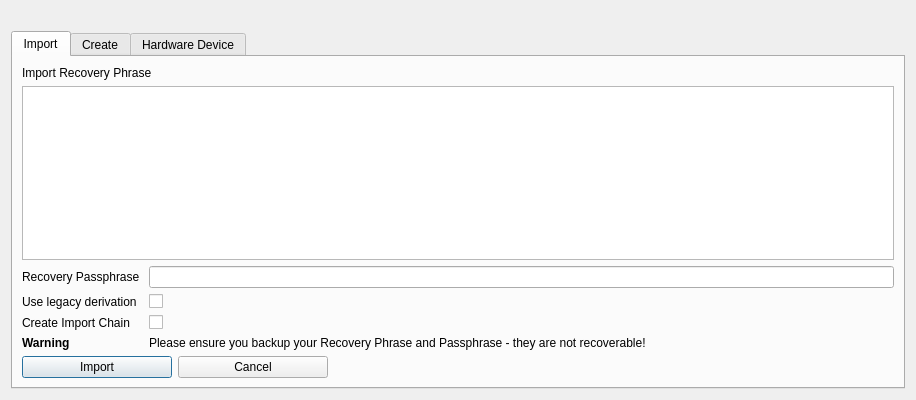
<?xml version="1.0" encoding="UTF-8"?>
<ui version="4.0">
 <class>MnemonicDialog</class>
 <widget class="QDialog" name="MnemonicDialog">
  <property name="geometry">
   <rect>
    <x>0</x>
    <y>0</y>
    <width>916</width>
    <height>400</height>
   </rect>
  </property>
  <property name="windowTitle">
   <string>HD Wallet Setup</string>
  </property>
  <layout class="QGridLayout" name="gridLayout">
   <item row="1" column="0">
    <widget class="QTabWidget" name="tabWidget">
     <property name="currentIndex">
      <number>0</number>
     </property>
     <widget class="QWidget" name="tabImport">
      <attribute name="title">
       <string>Import</string>
      </attribute>
      <layout class="QGridLayout" name="gridLayout_2">
       <item row="0" column="0">
        <widget class="QLabel" name="mnemonicLabel">
         <property name="text">
          <string>Import Recovery Phrase</string>
         </property>
        </widget>
       </item>
       <item row="1" column="0">
        <widget class="QTextEdit" name="tbxMnemonic">
         <property name="toolTip">
          <string>Enter your BIP39 compliant Recovery Phrase/Mnemonic - Typing your own words will probably not work how you expect, since the words require a particular structure (the last word is a checksum).</string>
         </property>
         <property name="lineWrapMode">
          <enum>QTextEdit::WidgetWidth</enum>
         </property>
        </widget>
       </item>
       <item row="2" column="0">
        <layout class="QFormLayout" name="mnemonicLayout">
         <item row="0" column="0">
          <widget class="QLabel" name="passwordLabel">
           <property name="text">
            <string>Recovery Passphrase </string>
           </property>
          </widget>
         </item>
         <item row="0" column="1">
          <widget class="QLineEdit" name="edtPassword">
           <property name="toolTip">
            <string>Enter a passphrase to protect your Recovery Phrase (optional)</string>
           </property>
          </widget>
         </item>
         <item row="1" column="0">
          <widget class="QLabel" name="useLegacyDerivationLabel">
           <property name="toolTip">
            <string/>
           </property>
           <property name="text">
            <string>Use legacy derivation</string>
           </property>
          </widget>
         </item>
         <item row="1" column="1">
          <widget class="QCheckBox" name="useLegacyDerivationCheckBox">
           <property name="toolTip">
            <string>Only needed if importing a wallet/mnemonic made before July 1st ,2020</string>
           </property>
           <property name="checked">
            <bool>false</bool>
           </property>
          </widget>
         </item>
         <item row="2" column="0">
          <widget class="QLabel" name="importChainLabel">
           <property name="text">
            <string>Create Import Chain</string>
           </property>
          </widget>
         </item>
         <item row="2" column="1">
          <widget class="QCheckBox" name="chkImportChain">
           <property name="toolTip">
            <string>Only needed if you're importing from the previous chain</string>
           </property>
           <property name="checked">
            <bool>false</bool>
           </property>
          </widget>
         </item>
         <item row="3" column="0">
          <widget class="QLabel" name="label_3">
           <property name="font">
            <font>
             <weight>75</weight>
             <bold>true</bold>
            </font>
           </property>
           <property name="text">
            <string>Warning</string>
           </property>
          </widget>
         </item>
         <item row="3" column="1">
          <widget class="QLabel" name="label_2">
           <property name="text">
            <string>Please ensure you backup your Recovery Phrase and Passphrase - they are not recoverable!</string>
           </property>
          </widget>
         </item>
        </layout>
       </item>
       <item row="3" column="0">
        <layout class="QHBoxLayout" name="horizontalLayout_2">
         <item>
          <widget class="QPushButton" name="btnImport">
           <property name="minimumSize">
            <size>
             <width>150</width>
             <height>0</height>
            </size>
           </property>
           <property name="maximumSize">
            <size>
             <width>150</width>
             <height>16777215</height>
            </size>
           </property>
           <property name="text">
            <string>Import</string>
           </property>
          </widget>
         </item>
         <item>
          <widget class="QPushButton" name="btnCancel">
           <property name="minimumSize">
            <size>
             <width>150</width>
             <height>0</height>
            </size>
           </property>
           <property name="maximumSize">
            <size>
             <width>150</width>
             <height>16777215</height>
            </size>
           </property>
           <property name="text">
            <string>Cancel</string>
           </property>
          </widget>
         </item>
         <item>
          <spacer name="horizontalSpacer">
           <property name="orientation">
            <enum>Qt::Horizontal</enum>
           </property>
           <property name="sizeHint" stdset="0">
            <size>
             <width>40</width>
             <height>20</height>
            </size>
           </property>
          </spacer>
         </item>
        </layout>
       </item>
      </layout>
     </widget>
     <widget class="QWidget" name="tabCreate">
      <attribute name="title">
       <string>Create</string>
      </attribute>
      <layout class="QGridLayout" name="gridLayout_3">
       <item row="0" column="0">
        <widget class="QLabel" name="mnemonicLabel_2">
         <property name="text">
          <string>Create New Recovery Phrase</string>
         </property>
        </widget>
       </item>
       <item row="1" column="0">
        <widget class="QTextEdit" name="tbxMnemonicOut">
         <property name="toolTip">
          <string>This is your randomly generated Recovery Phrase/Mnemonic</string>
         </property>
         <property name="lineWrapMode">
          <enum>QTextEdit::WidgetWidth</enum>
         </property>
         <property name="readOnly">
          <bool>true</bool>
         </property>
        </widget>
       </item>
       <item row="2" column="0">
        <layout class="QFormLayout" name="formLayout">
         <item row="0" column="0">
          <widget class="QLabel" name="label">
           <property name="minimumSize">
            <size>
             <width>0</width>
             <height>0</height>
            </size>
           </property>
           <property name="text">
            <string>Bytes of Entropy </string>
           </property>
          </widget>
         </item>
         <item row="0" column="1">
          <widget class="QSpinBox" name="spinEntropy">
           <property name="maximumSize">
            <size>
             <width>40</width>
             <height>16777215</height>
            </size>
           </property>
           <property name="toolTip">
            <string>Entropy is an advanced feature. Your mnemonic may be insecure if this feature is used incorrectly.</string>
           </property>
           <property name="minimum">
            <number>16</number>
           </property>
           <property name="maximum">
            <number>64</number>
           </property>
           <property name="value">
            <number>32</number>
           </property>
          </widget>
         </item>
         <item row="1" column="1">
          <widget class="QComboBox" name="cbxLanguage">
           <property name="maximumSize">
            <size>
             <width>120</width>
             <height>16777215</height>
            </size>
           </property>
           <property name="toolTip">
            <string>Select your language</string>
           </property>
           <item>
            <property name="text">
             <string>English</string>
            </property>
           </item>
           <item>
            <property name="text">
             <string>French</string>
            </property>
           </item>
           <item>
            <property name="text">
             <string>Japanese</string>
            </property>
           </item>
           <item>
            <property name="text">
             <string>Spanish</string>
            </property>
           </item>
           <item>
            <property name="text">
             <string>Chinese_s</string>
            </property>
           </item>
           <item>
            <property name="text">
             <string>Chinese_t</string>
            </property>
           </item>
          </widget>
         </item>
         <item row="1" column="0">
          <widget class="QLabel" name="label_4">
           <property name="text">
            <string>Language</string>
           </property>
          </widget>
         </item>
        </layout>
       </item>
       <item row="3" column="0">
        <layout class="QHBoxLayout" name="horizontalLayout_3">
         <item>
          <widget class="QPushButton" name="btnGenerate">
           <property name="minimumSize">
            <size>
             <width>150</width>
             <height>0</height>
            </size>
           </property>
           <property name="maximumSize">
            <size>
             <width>150</width>
             <height>16777215</height>
            </size>
           </property>
           <property name="text">
            <string>Generate</string>
           </property>
          </widget>
         </item>
         <item>
          <widget class="QPushButton" name="btnCancel2">
           <property name="minimumSize">
            <size>
             <width>150</width>
             <height>0</height>
            </size>
           </property>
           <property name="maximumSize">
            <size>
             <width>150</width>
             <height>16777215</height>
            </size>
           </property>
           <property name="text">
            <string>Cancel</string>
           </property>
          </widget>
         </item>
         <item>
          <spacer name="horizontalSpacer_2">
           <property name="orientation">
            <enum>Qt::Horizontal</enum>
           </property>
           <property name="sizeHint" stdset="0">
            <size>
             <width>40</width>
             <height>20</height>
            </size>
           </property>
          </spacer>
         </item>
        </layout>
       </item>
      </layout>
     </widget>
     <widget class="QWidget" name="tabHardware">
      <attribute name="title">
       <string>Hardware Device</string>
      </attribute>
      <layout class="QGridLayout" name="gridLayout_4">
       <item row="1" column="0">
        <widget class="QPlainTextEdit" name="tbxHwdOut">
         <property name="readOnly">
          <bool>true</bool>
         </property>
        </widget>
       </item>
       <item row="6" column="0">
        <layout class="QHBoxLayout" name="horizontalLayout_4">
         <item>
          <widget class="QPushButton" name="btnImportFromHwd">
           <property name="minimumSize">
            <size>
             <width>150</width>
             <height>0</height>
            </size>
           </property>
           <property name="text">
            <string>Import</string>
           </property>
          </widget>
         </item>
         <item>
          <widget class="QPushButton" name="btnCancel3">
           <property name="minimumSize">
            <size>
             <width>150</width>
             <height>0</height>
            </size>
           </property>
           <property name="text">
            <string>Cancel</string>
           </property>
          </widget>
         </item>
         <item>
          <spacer name="horizontalSpacer_3">
           <property name="orientation">
            <enum>Qt::Horizontal</enum>
           </property>
           <property name="sizeHint" stdset="0">
            <size>
             <width>40</width>
             <height>20</height>
            </size>
           </property>
          </spacer>
         </item>
        </layout>
       </item>
       <item row="2" column="0">
        <layout class="QFormLayout" name="formLayout_2">
         <item row="0" column="0">
          <widget class="QLabel" name="lblPath">
           <property name="minimumSize">
            <size>
             <width>0</width>
             <height>0</height>
            </size>
           </property>
           <property name="text">
            <string>Path</string>
           </property>
          </widget>
         </item>
         <item row="0" column="1">
          <widget class="QLineEdit" name="edtPath">
           <property name="toolTip">
            <string>Path to derive account from, if not using default.</string>
           </property>
          </widget>
         </item>
         <item row="1" column="0">
          <widget class="QLabel" name="label_5">
           <property name="text">
            <string>Notes  </string>
           </property>
          </widget>
         </item>
         <item row="1" column="1">
          <widget class="QLabel" name="label_6">
           <property name="text">
            <string>Open ghost app before importing, confirm on device if prompted and wait for chain rescan to complete.</string>
           </property>
          </widget>
         </item>
        </layout>
       </item>
       <item row="0" column="0">
        <widget class="QLabel" name="hwdLabel">
         <property name="text">
          <string>Import account from hardware device</string>
         </property>
        </widget>
       </item>
      </layout>
     </widget>
    </widget>
   </item>
   <item row="0" column="0">
    <widget class="QLabel" name="lblHelp">
     <property name="enabled">
      <bool>true</bool>
     </property>
     <property name="text">
      <string/>
     </property>
    </widget>
   </item>
  </layout>
 </widget>
 <resources>
  <include location="../bitcoin.qrc"/>
 </resources>
 <connections/>
</ui>
